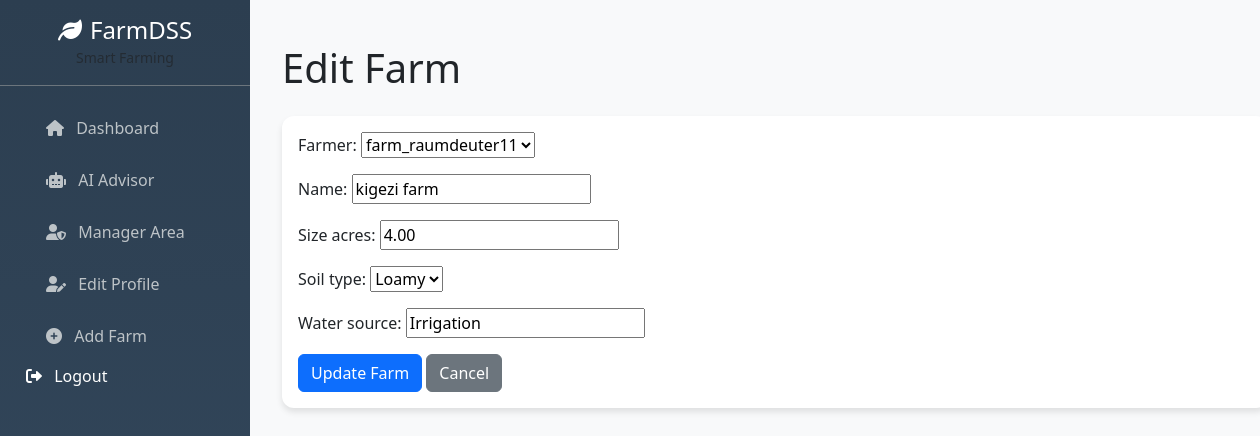
/farm/edit/1/ (signed in), run on the app's committed database.
### core/models.py (models this page shows, shortened)
class Farm(models.Model):
    SOIL_TYPES = [
        ('loamy', 'Loamy'),
        ('sandy', 'Sandy'),
        ('clayey', 'Clayey'),
        ('silty', 'Silty'),
    ]
    farmer = models.ForeignKey(Farmer, on_delete=models.CASCADE)
    name = models.CharField(max_length=100, unique=True)  # Unique farm name for login purposes
    size_acres = models.DecimalField(max_digits=5, decimal_places=2)
    soil_type = models.CharField(max_length=20, choices=SOIL_TYPES, db_index=True)
    water_source = models.CharField(max_length=100)
    class Meta:
        verbose_name_plural = "Farms"

### core/views.py (the view)
# urls.py: path('farm/edit/<int:farm_id>/', views.edit_farm, name='admin_edit_farm'),
@staff_member_required
def edit_farm(request, farm_id=None):
    farm = None
    if farm_id:
        farm = get_object_or_404(Farm, id=farm_id)
    if request.method == 'POST':
        form = FarmForm(request.POST, instance=farm)
        if form.is_valid():
            form.save()
            action = "updated" if farm else "created"
            logger.info(f"Farm {action}: {form.cleaned_data['name']}")
            messages.success(request, f"Farm successfully {action}!")
            return redirect('manager_dashboard')
    else:
        form = FarmForm(instance=farm)
    return render(request, 'core/edit_farm.html', {
        'form': form,
        'farm': farm,
        'is_manager': True
    })

### core/forms.py
class FarmForm(forms.ModelForm):
    class Meta:
        model = Farm
        fields = ['farmer', 'name', 'size_acres', 'soil_type', 'water_source']

### core/models.py (called while the page is built)
    def __str__(self):
        return self.user.username

### core/templates/core/edit_farm.html (shortened to what this page needs)
{% extends 'core/base.html' %}
{% block content %}
<div class="container mt-4">
    <h1 class="mb-4">
        {% if farm %}Edit{% else %}Add New{% endif %} Farm
    </h1>
    <div class="card">
        <div class="card-body">
            <form method="post">
                {{ form.as_p }}
                <div class="mt-3">
                    <button type="submit" class="btn btn-primary">
                        {% if farm %}Update{% else %}Create{% endif %} Farm
                    </button>
                    <a href="{% url 'manager_dashboard' %}" class="btn btn-secondary">Cancel</a>
                </div>
            </form>
        </div>
    </div>
</div>
{% endblock %}

### core/templates/core/base.html (style rules this page uses)
* { -webkit-tap-highlight-color: transparent; }
body { background-color: #f8f9fa; min-height: 100vh; overflow-x: hidden; }
.card { border: none; box-shadow: 0 4px 6px rgba(0,0,0,0.1); border-radius: 12px; }

### data on the page
Farm: farmer "farm_raumdeuter11", name "kigezi farm", size_acres "4.00", soil_type "Loamy", water_source "Irrigation"
